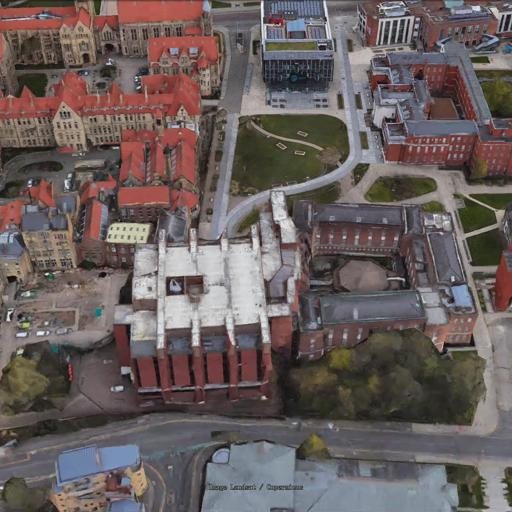
#> input picture selected/0845/image-04.jpeg, 512 x 512 px, given in place of 0845.jpg, which was not available; the run also reads 1 picture not shown here
$ jupyter execute --allow-errors spatialoverlap.ipynb
#> lines starting #> are read from the running program, lines starting #| are printed output that depends on the picture; pictures that were not available may be replaced by others from this repository, and a replacement may not be noted
### spatialoverlap.py
import os
import numpy as np
import cv2
import shutil
import matplotlib.pyplot as plt

def compute_spatial_overlap(image1, image2):
    if image1 is None or image2 is None:
        raise ValueError("One or both input images are None.")
    sift = cv2.SIFT_create()
    keypoints1, descriptors1 = sift.detectAndCompute(image1, None)
    keypoints2, descriptors2 = sift.detectAndCompute(image2, None)

    matcher = cv2.BFMatcher(cv2.NORM_L2, crossCheck=True)
    matches = matcher.match(descriptors1, descriptors2)
    overlap = len(matches) / min(len(keypoints1), len(keypoints2))
    return 1 - overlap

def spatial_overlap(folder_path, ref_image):
    result = []
    for img_name in os.listdir(folder_path):
        img_path = os.path.join(folder_path, img_name)
        img = cv2.imread(img_path, cv2.IMREAD_GRAYSCALE)
        if img is None:
            continue
        result.append(compute_spatial_overlap(ref_image, img))
    return result

def filter_images_by_spatial_overlap(satellite_image_path, drone_images_folder, output_folder, threshold=0.65):
    # Load the satellite image
#> called with drone_images_folder = 'University-Release/train/drone/0845', output_folder = 'selected/0845', threshold = 0.685
    satellite_image = cv2.imread(satellite_image_path, cv2.IMREAD_GRAYSCALE)
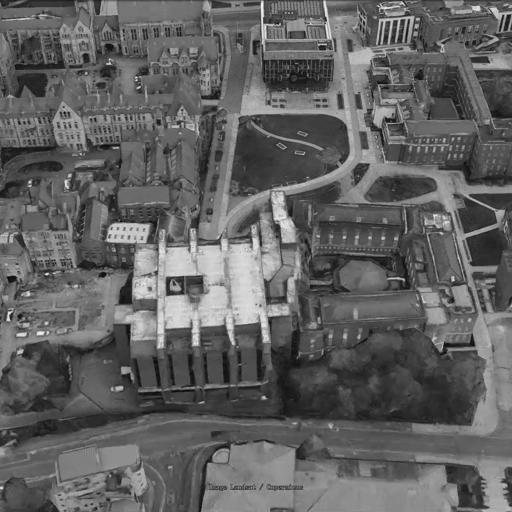
#> satellite_image: shape (512, 512); min 4, max 250, mean 97.7
    if satellite_image is None:
        raise ValueError(f"Satellite image at {satellite_image_path} could not be loaded.")

    # Ensure the output folder exists
    os.makedirs(output_folder, exist_ok=True)
    countUsed = 0
    totalCount = 0

    for img_name in os.listdir(drone_images_folder):
        img_path = os.path.join(drone_images_folder, img_name)
        drone_image = cv2.imread(img_path, cv2.IMREAD_GRAYSCALE)

        if drone_image is None:
            print(f"Skipping {img_name}: Unable to load image.")
            continue

        # Calculate spatial overlap
        overlap = compute_spatial_overlap(satellite_image, drone_image)
#> in compute_spatial_overlap, `keypoints1, descriptors1 = sift.detectAndCompute(image1, None)`: keypoints1 = 3062 keypoints; strongest (x, y, size): (47, 274, 1.9), (8, 319, 2.4), (9, 313, 2.1), (30, 182, 1.9)
#> in compute_spatial_overlap, `keypoints2, descriptors2 = sift.detectAndCompute(image2, None)`: keypoints2 has the same summary as keypoints1
#> in compute_spatial_overlap, `matches = matcher.match(descriptors1, descriptors2)`: matches = 3062 matches
#> in compute_spatial_overlap, `overlap = len(matches) / min(len(keypoints1), len(keypoints2))`: overlap = 1
#> overlap = 0

        if overlap > threshold:
            # Copy image to the output folder if it passes the threshold
            output_path = os.path.join(output_folder, img_name)
            shutil.copy(img_path, output_path)
            countUsed += 1
            print(f"Copied {img_name} to {output_folder}: Overlap = {overlap:.2f}")
        else:
            print(f"Skipped {img_name}: Overlap = {overlap:.2f}")
#| Skipped image-04.jpeg: Overlap = 0.00
        totalCount += 1
#> pass 2 of the loop in filter_images_by_spatial_overlap, `for img_name in os.listdir(drone_images_folder):`:
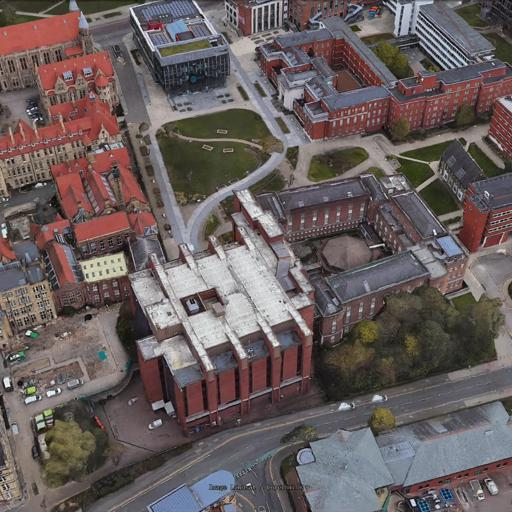
#> input picture selected/0845/image-05.jpeg, 512 x 512 px, found by its file name
#> in filter_images_by_spatial_overlap, `drone_image = cv2.imread(img_path, cv2.IMREAD_GRAYSCALE)`:
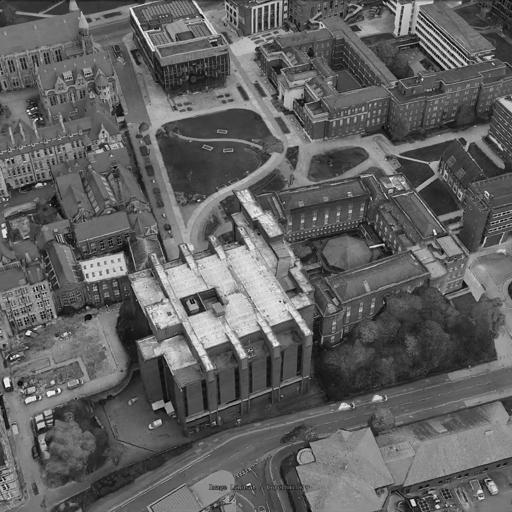
#> drone_image: shape (512, 512); min 0, max 255, mean 97
#> keypoints2 = 2812 keypoints; strongest (x, y, size): (28, 333, 3.1), (413, 503, 3.6), (7, 385, 3.5), (437, 506, 2.6)
#> matches = 1096 matches
#> in filter_images_by_spatial_overlap, `overlap = compute_spatial_overlap(satellite_image, drone_image)`: overlap = 0.61
#| Skipped image-05.jpeg: Overlap = 0.61
#> pass 3 of the loop in filter_images_by_spatial_overlap, `for img_name in os.listdir(drone_images_folder):`:
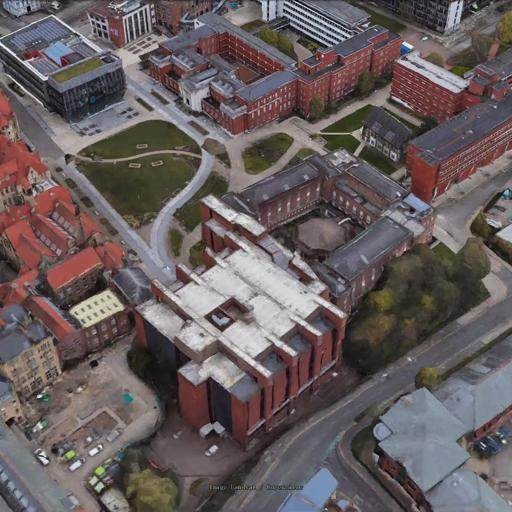
#> input picture selected/0845/image-06.jpeg, 512 x 512 px, found by its file name
#> in filter_images_by_spatial_overlap, `drone_image = cv2.imread(img_path, cv2.IMREAD_GRAYSCALE)`:
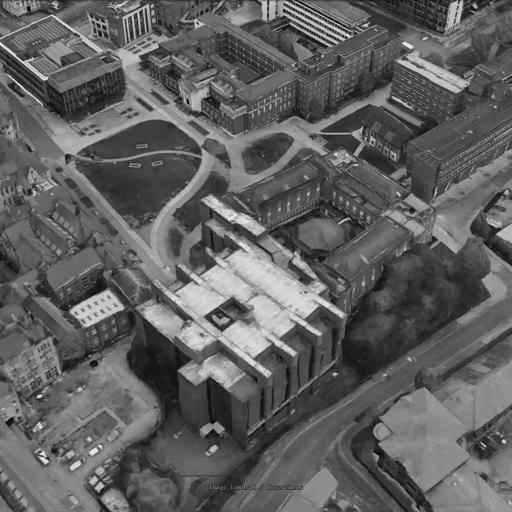
#> drone_image: shape (512, 512); min 0, max 255, mean 96.2
#> keypoints2 = 2889 keypoints; strongest (x, y, size): (504, 441, 2.3), (284, 10, 1.9), (475, 6, 2.8), (330, 29, 1.8)
#> matches = 995 matches
#> in filter_images_by_spatial_overlap, `overlap = compute_spatial_overlap(satellite_image, drone_image)`: overlap = 0.656
#| Skipped image-06.jpeg: Overlap = 0.66
#> the loop made 4 passes; the first 3 are shown

    print(f"Used {countUsed} images out of {totalCount}")
# [10 lines left out: functions compute_feature_density, compute_image_entropy, not called in this run]

# [6 lines of commented-out code are left out]

### spatialoverlap.ipynb
[cell 1]
import spatialoverlap as S
import os
import numpy as np
import cv2
import matplotlib.pyplot as plt

[cell 2]
satellite_image_path = "University-Release/train/satellite/0845/0845.jpg"
drone_images_folder = "University-Release/train/drone/0845"
output_folder = "selected/0845"
threshold = 0.685

S.filter_images_by_spatial_overlap(satellite_image_path, drone_images_folder, output_folder, threshold)

[cell 3]
satellite_image_path = "University-Release/train/satellite/0847/0847.jpg"
drone_images_folder = "University-Release/train/drone/0847"
output_folder = "selected/0847"
threshold = 0.705

S.filter_images_by_spatial_overlap(satellite_image_path, drone_images_folder, output_folder, threshold)
#> in compute_spatial_overlap (call 5), `keypoints1, descriptors1 = sift.detectAndCompute(image1, None)`: keypoints1 = 2812 keypoints; strongest (x, y, size): (28, 333, 3.1), (413, 503, 3.6), (7, 385, 3.5), (437, 506, 2.6)
#> in compute_spatial_overlap (call 5), `keypoints2, descriptors2 = sift.detectAndCompute(image2, None)`: keypoints2 = 3062 keypoints; strongest (x, y, size): (47, 274, 1.9), (8, 319, 2.4), (9, 313, 2.1), (30, 182, 1.9)
#> in compute_spatial_overlap (call 5), `matches = matcher.match(descriptors1, descriptors2)`: matches = 1096 matches
#| Skipped image-04.jpeg: Overlap = 0.61

[cell 4]
satellite_image_path = "University-Release/train/satellite/0864/0864.jpg"
drone_images_folder = "University-Release/train/drone/0864"
output_folder = "selected/0864"
threshold = 0.66

S.filter_images_by_spatial_overlap(satellite_image_path, drone_images_folder, output_folder, threshold)
#| Skipped image-04.jpeg: Overlap = 0.61

[cell 5]
satellite_image_path = "University-Release/train/satellite/0871/0871.jpg"
drone_images_folder = "University-Release/train/drone/0871"
output_folder = "selected/0871"
threshold = 0.682

#> (the rest of this cell did not finish here and is left out)


[cell 6]
satellite_image_path = "University-Release/train/satellite/0872/0872.jpg"
drone_images_folder = "University-Release/train/drone/0872"
output_folder = "selected/0872"
threshold = 0.635

#> (the rest of this cell did not finish here and is left out)

[cell 7]
spatial_overlap_map = {}
satellite_dir = "University-Release/train/satellite"

#> (the rest of this cell did not finish here and is left out)

[cell 8]
for key, result in spatial_overlap_map.items():
    print(f"{key}: {result}")
